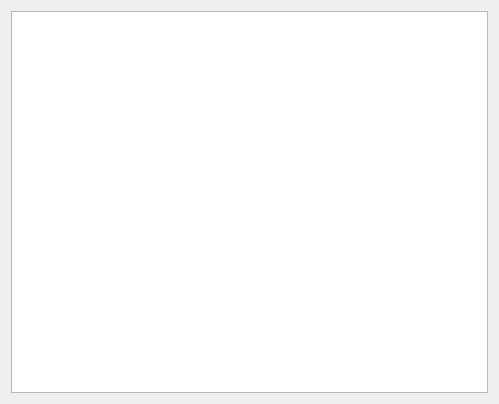
<?xml version="1.0" encoding="UTF-8"?>
<ui version="4.0">
 <class>ClipboardWidget</class>
 <widget class="QFrame" name="ClipboardWidget">
  <property name="geometry">
   <rect>
    <x>0</x>
    <y>0</y>
    <width>499</width>
    <height>404</height>
   </rect>
  </property>
  <property name="windowTitle">
   <string>ClipboardWidget</string>
  </property>
  <layout class="QGridLayout" name="gridLayout">
   <item row="0" column="0">
    <widget class="QListWidget" name="listWidget"/>
   </item>
  </layout>
 </widget>
 <layoutdefault spacing="6" margin="11"/>
 <resources/>
 <connections/>
</ui>
